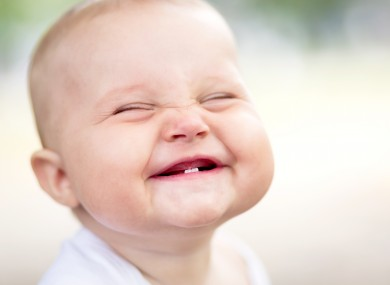
%> input picture Legacy/New_Imager/smile.jpg, 390 x 285 px
$ octave Test.m   (GNU Octave 9; MATLAB toolbox functions it lacks are replaced by stand-ins)
%> lines starting %> are read from the running program, lines starting %| are printed output that depends on the picture
### Legacy/Fourier_1_x/fourierLowF.m
function [imageLF] = fourierLowF(imgOr,w)
% This function perform a low pass filter to remove noise
% using a Fourier Transformation
% The input 'x' is an image pixel

imgL = imgOr;
width = w;
[x,y] = ndgrid(zscore(1:size(imgL,1)),zscore(1:size(imgL,2)));
gaus2D = exp(-(x.^2 + y.^2) ./ (2*width^2));
imgX = fftshift(fft2(imgL));
imageLF = real(ifft2(fftshift(imgX.*gaus2D)));

### Legacy/Fourier_1_x/fourierHighF.m
  function [imageHF] = fourierHighF(imgOr,w)
% This function perform a High pass filter to remove noise
% using a Fourier Transformation
% The input 'x' is an image pixel
%imgL = imresize(imgOr, [512 512]);
imgL = imgOr;
width = w;
[x,y] = ndgrid(zscore(1:size(imgL,1)),zscore(1:size(imgL,2)));
gaus2D = 1 - (exp(-(x.^2 + y.^2) ./ (2*width^2)));
imgX = fftshift(fft2(imgL));
imageHF = real(ifft2(fftshift(imgX.*gaus2D)));

### Legacy/Fourier_1_x/Old/Test.m
%% Test for function
% clear all
% clc
% Selecting an image to be processed
[fname path] = uigetfile('*.jpg','Select an Image');
%> the answer given: ../../New_Imager/smile.jpg
fname = strcat(path,fname);
im = imread(fname);
%> im is the input picture: size 285x390x3 uint8; mean R, G, B 226.9, 209.4, 199.8
im = imresize(im, [512 512]);
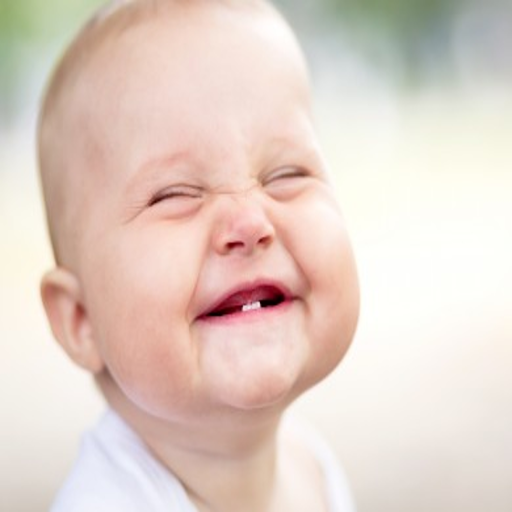
%> im: size 512x512x3 uint8; mean R, G, B 226.9, 209.4, 199.8
imR = im;
% imR = im(:,:,1);
% imG = im(:,:,2);
% imB = im(:,:,3);
% Low-pass transformation
imRtL = fourierLowF(imR,0.05);
%> in fourierLowF, `imageLF = real(ifft2(fftshift(imgX.*gaus2D)));`:
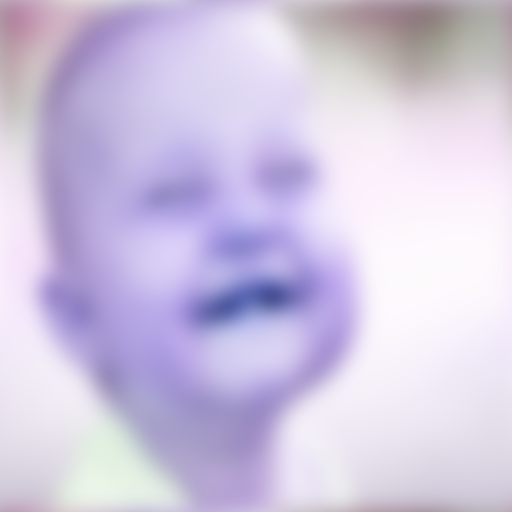
%> imageLF: size 512x512x3 double; mean R, G, B 208.5, 198.9, 225.8
% High-pass transformation
imRtH = fourierHighF(imR,0.2);
%> in fourierHighF, `imageHF = real(ifft2(fftshift(imgX.*gaus2D)));`:
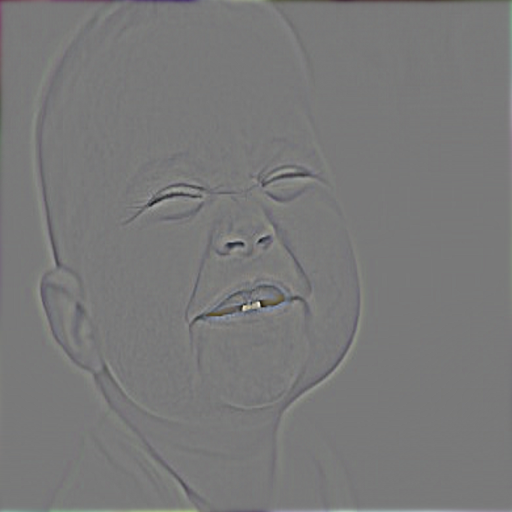
%> imageHF: size 512x512x3 double; mean R, G, B 0.1, 0.1, 0.1; drawn with min black and max white

% Display result
%figure(1);imshow(imR,[]); title('Original Image')
%figure(2);imshow(imRtL,[]);title('Low-pass F. Image')
figure(3);imshow(imRtH,[]);title('High-pass F. Image')
